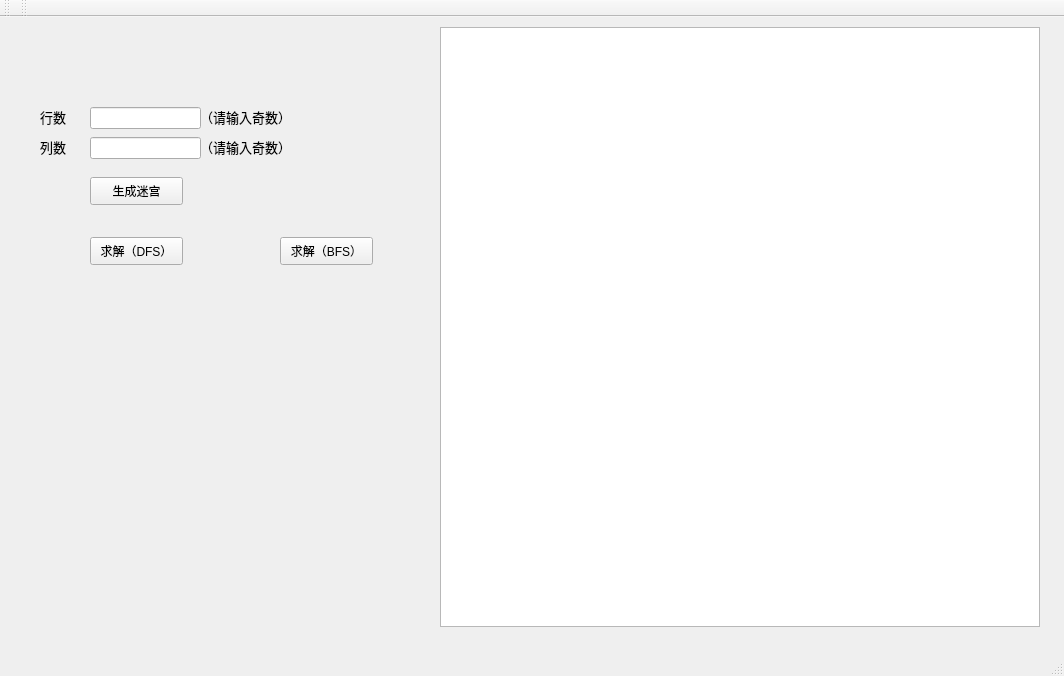
<?xml version="1.0" encoding="UTF-8"?>
<ui version="4.0">
 <class>MainWindow</class>
 <widget class="QMainWindow" name="MainWindow">
  <property name="geometry">
   <rect>
    <x>0</x>
    <y>0</y>
    <width>1064</width>
    <height>676</height>
   </rect>
  </property>
  <property name="windowTitle">
   <string>MainWindow</string>
  </property>
  <widget class="QWidget" name="centralWidget">
   <widget class="QGraphicsView" name="show_maze">
    <property name="geometry">
     <rect>
      <x>440</x>
      <y>10</y>
      <width>600</width>
      <height>600</height>
     </rect>
    </property>
   </widget>
   <widget class="QPushButton" name="generate_maze">
    <property name="geometry">
     <rect>
      <x>90</x>
      <y>160</y>
      <width>93</width>
      <height>28</height>
     </rect>
    </property>
    <property name="text">
     <string>生成迷宫</string>
    </property>
   </widget>
   <widget class="QPushButton" name="generate_answer1">
    <property name="geometry">
     <rect>
      <x>90</x>
      <y>220</y>
      <width>93</width>
      <height>28</height>
     </rect>
    </property>
    <property name="text">
     <string>求解（DFS）</string>
    </property>
   </widget>
   <widget class="QPushButton" name="generate_answer2">
    <property name="geometry">
     <rect>
      <x>280</x>
      <y>220</y>
      <width>93</width>
      <height>28</height>
     </rect>
    </property>
    <property name="text">
     <string>求解（BFS）</string>
    </property>
   </widget>
   <widget class="QLineEdit" name="row_input">
    <property name="geometry">
     <rect>
      <x>90</x>
      <y>90</y>
      <width>111</width>
      <height>22</height>
     </rect>
    </property>
   </widget>
   <widget class="QLineEdit" name="col_input">
    <property name="geometry">
     <rect>
      <x>90</x>
      <y>120</y>
      <width>111</width>
      <height>22</height>
     </rect>
    </property>
   </widget>
   <widget class="QLabel" name="label">
    <property name="geometry">
     <rect>
      <x>40</x>
      <y>90</y>
      <width>41</width>
      <height>21</height>
     </rect>
    </property>
    <property name="text">
     <string>&lt;html&gt;&lt;head/&gt;&lt;body&gt;&lt;p&gt;&lt;span style=&quot; font-size:10pt;&quot;&gt;行数&lt;/span&gt;&lt;/p&gt;&lt;/body&gt;&lt;/html&gt;</string>
    </property>
   </widget>
   <widget class="QLabel" name="label_2">
    <property name="geometry">
     <rect>
      <x>40</x>
      <y>120</y>
      <width>41</width>
      <height>21</height>
     </rect>
    </property>
    <property name="text">
     <string>&lt;html&gt;&lt;head/&gt;&lt;body&gt;&lt;p&gt;&lt;span style=&quot; font-size:10pt;&quot;&gt;列数&lt;/span&gt;&lt;/p&gt;&lt;/body&gt;&lt;/html&gt;</string>
    </property>
   </widget>
   <widget class="QLabel" name="label_4">
    <property name="geometry">
     <rect>
      <x>200</x>
      <y>120</y>
      <width>111</width>
      <height>21</height>
     </rect>
    </property>
    <property name="text">
     <string>&lt;html&gt;&lt;head/&gt;&lt;body&gt;&lt;p&gt;&lt;span style=&quot; font-size:10pt;&quot;&gt;（请输入奇数）&lt;/span&gt;&lt;/p&gt;&lt;/body&gt;&lt;/html&gt;</string>
    </property>
   </widget>
   <widget class="QLabel" name="label_5">
    <property name="geometry">
     <rect>
      <x>200</x>
      <y>90</y>
      <width>111</width>
      <height>21</height>
     </rect>
    </property>
    <property name="text">
     <string>&lt;html&gt;&lt;head/&gt;&lt;body&gt;&lt;p&gt;&lt;span style=&quot; font-size:10pt;&quot;&gt;（请输入奇数）&lt;/span&gt;&lt;/p&gt;&lt;/body&gt;&lt;/html&gt;</string>
    </property>
   </widget>
  </widget>
  <widget class="QMenuBar" name="menuBar">
   <property name="geometry">
    <rect>
     <x>0</x>
     <y>0</y>
     <width>1064</width>
     <height>26</height>
    </rect>
   </property>
  </widget>
  <widget class="QToolBar" name="mainToolBar">
   <attribute name="toolBarArea">
    <enum>TopToolBarArea</enum>
   </attribute>
   <attribute name="toolBarBreak">
    <bool>false</bool>
   </attribute>
  </widget>
  <widget class="QStatusBar" name="statusBar"/>
  <widget class="QToolBar" name="toolBar">
   <property name="windowTitle">
    <string>toolBar</string>
   </property>
   <attribute name="toolBarArea">
    <enum>TopToolBarArea</enum>
   </attribute>
   <attribute name="toolBarBreak">
    <bool>false</bool>
   </attribute>
  </widget>
 </widget>
 <layoutdefault spacing="6" margin="11"/>
 <resources/>
 <connections/>
</ui>
